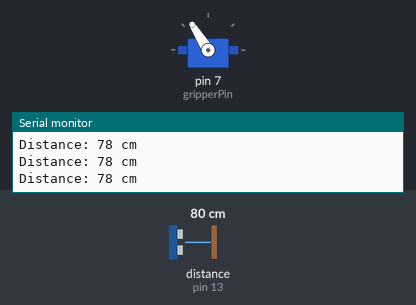
Simulated run of this sketch. Board: Arduino Uno, built with avr-gcc and run on an emulated ATmega328P. Shown: servo, the last lines printed to the serial monitor. Wiring (inferred from the names in the program): ultrasonic range finder: trigger pin 12; echo pin 13. Inputs (shaded band) come from the test bench; at power-on: distance to the obstacle (sensor on pin 13) 80 cm. The echo pulse lasts 58.3 µs per cm.

Above: at 1.2 s.
1.3 s: distance to the obstacle (sensor on pin 13) set to 7 cm
2.8 s: distance to the obstacle (sensor on pin 13) set to 4 cm
At 4.1 s:
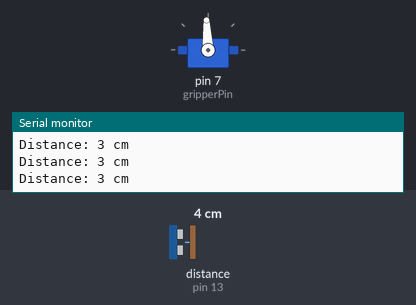
Timing chart, 0 to 5.8 s (numbered marks = the images above; inputs shaded):
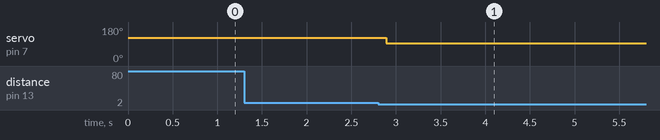

Measured:
- the behaviour switches between 6 and 5 cm on distance to the obstacle (sensor on pin 13) (found by bisection; images 0 and 1)
- after the input at 2.8 s, servo on pin 7 (gripperPin): 122° → 93° after 0.09 s

The sketch:

gripper_close_forever_based_on_distance.ino
```cpp
#include <Servo.h>

Servo gripperServo;
const int gripperPin = 7;
const int echoPin = 13;
const int trigPin = 12;

long duration;
int distance;
bool gripperHasClosed = false; // Only close once

const int GRIPPER_OPEN = 1800;
const int GRIPPER_CLOSE = 1500;

void setup() {
  gripperServo.attach(gripperPin);
  pinMode(trigPin, OUTPUT);
  pinMode(echoPin, INPUT);
  Serial.begin(9600);

  gripperServo.writeMicroseconds(GRIPPER_OPEN);
  Serial.println("Gripper started in OPEN position");
}

void loop() {
  digitalWrite(trigPin, LOW);
  delayMicroseconds(2);
  digitalWrite(trigPin, HIGH);
  delayMicroseconds(10);
  digitalWrite(trigPin, LOW);

  duration = pulseIn(echoPin, HIGH);
  calculate_distance();

  Serial.print("Distance: ");
  Serial.print(distance);
  Serial.println(" cm");

  cup();

  delay(100);
}

void calculate_distance(){
  distance = duration * 0.034 / 2;
}

void cup(){
  // Close gripper only once when object is detected
  if (!gripperHasClosed && distance < 5 && distance > 0) {
    gripperServo.writeMicroseconds(GRIPPER_CLOSE);
    gripperHasClosed = true;
    Serial.println("Object detected! Gripper CLOSED permanently");
  }
}
```
